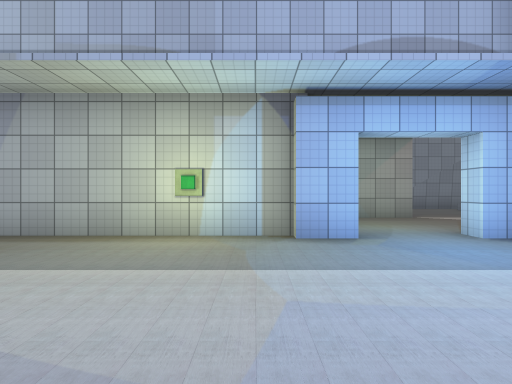
view 1 (above)

24 first-person views from a walk through a 3-D level made in the Unity game engine. The camera is 1.3 m above the floor, looks level and sees 75° across. The floor is counted in squares, 2 m on a side. Each view is taken from the middle of a square. On the plan, view 1 faces up. The plan holds only what a view shows up to about 10 squares ahead; the rest is blank. The place goes on beyond the plan. The player character is not drawn. Door leaves are left out, so doorways stand open. Some surface patterns are stand-ins.

view 2
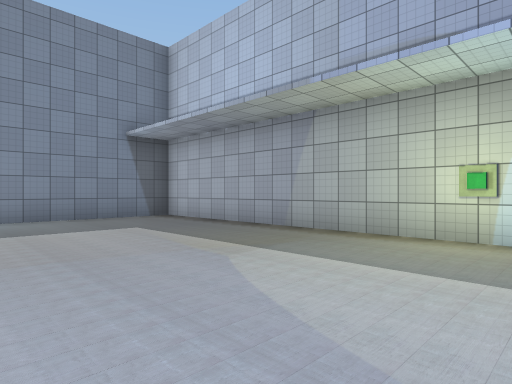

view 3
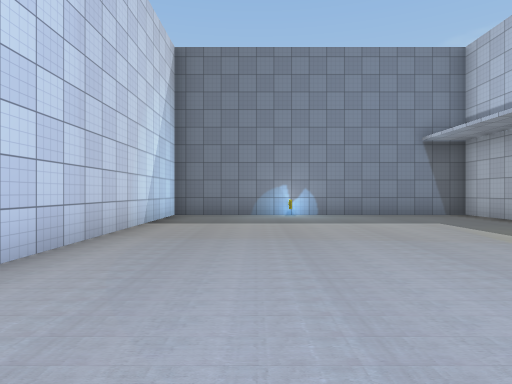

view 4
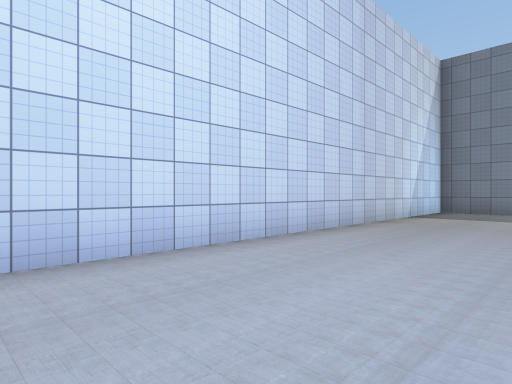

view 5
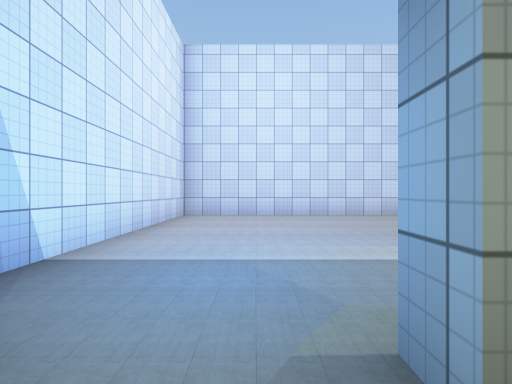

view 6
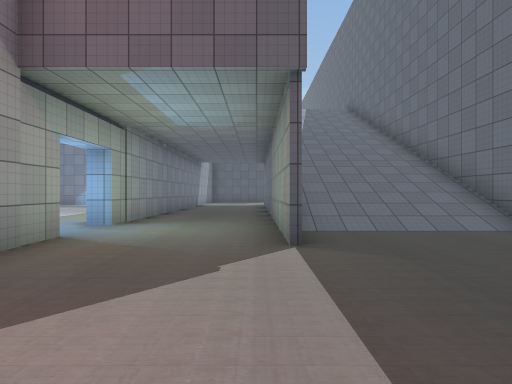

view 7
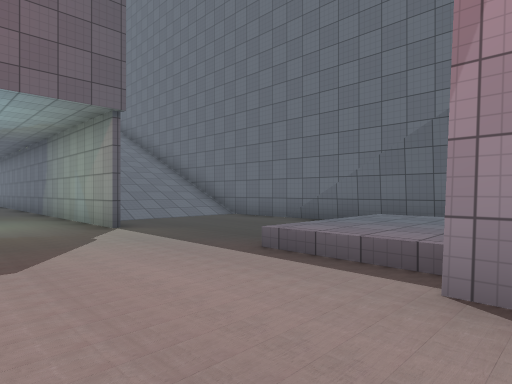

view 8
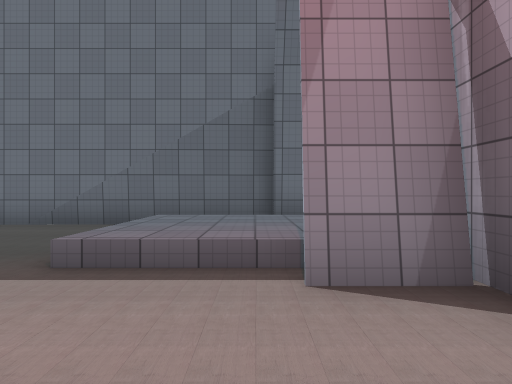

view 9
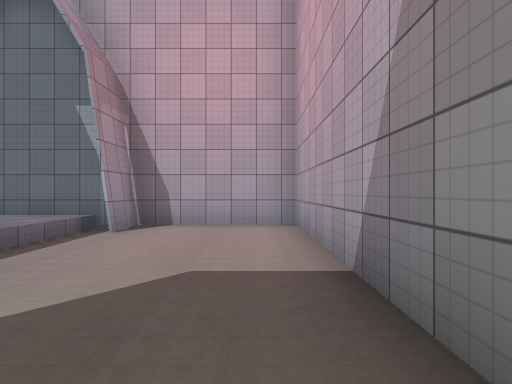

view 10
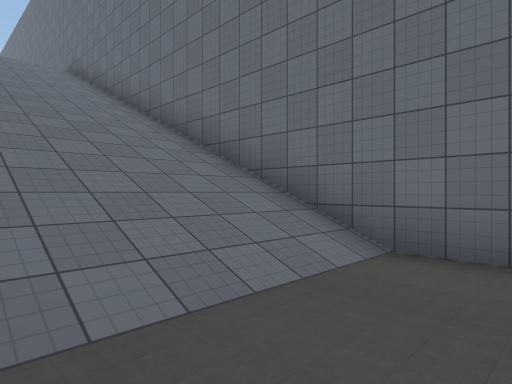

view 11
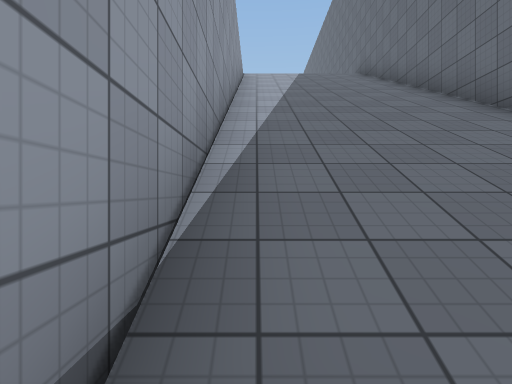

view 12
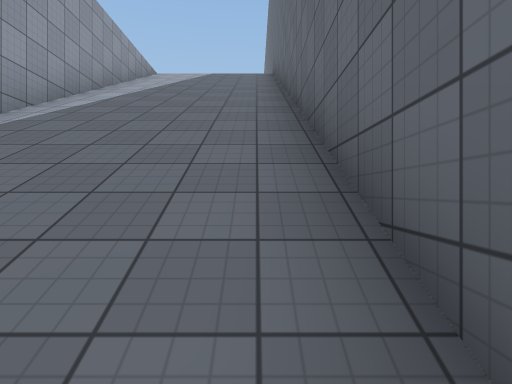

view 13
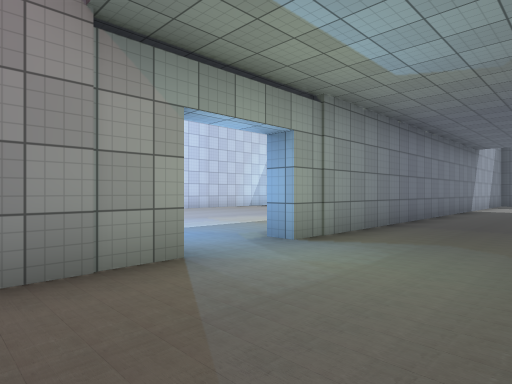

view 14
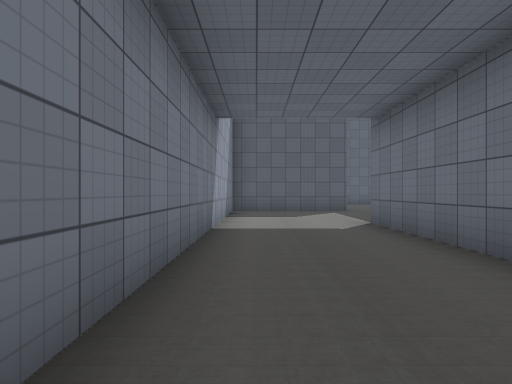

view 15
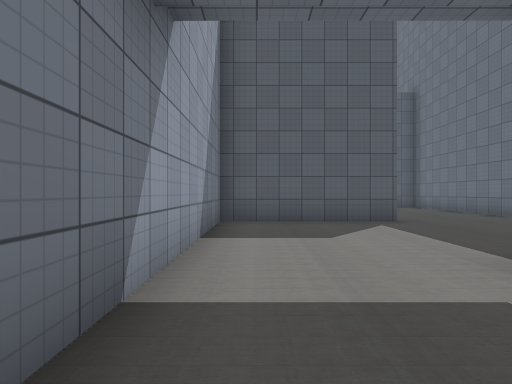

view 16
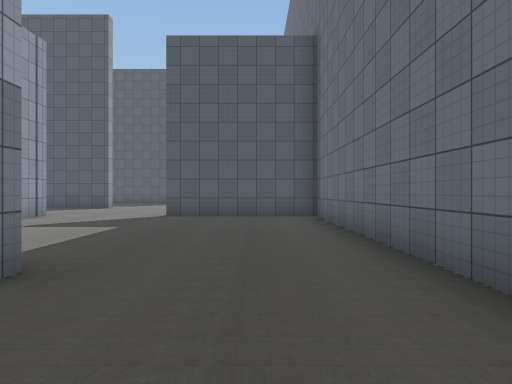

view 17
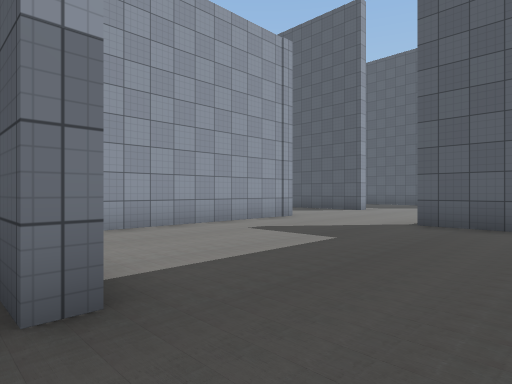

view 18
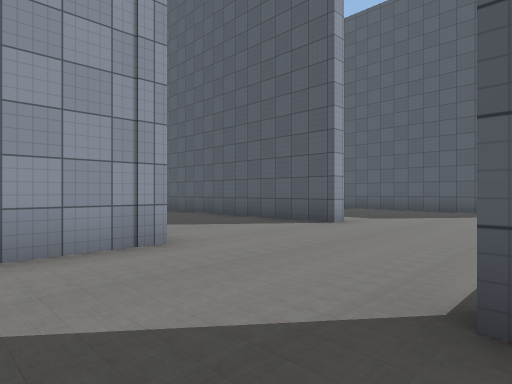

view 19
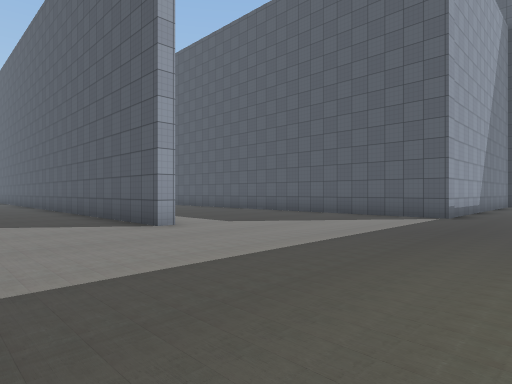

view 20
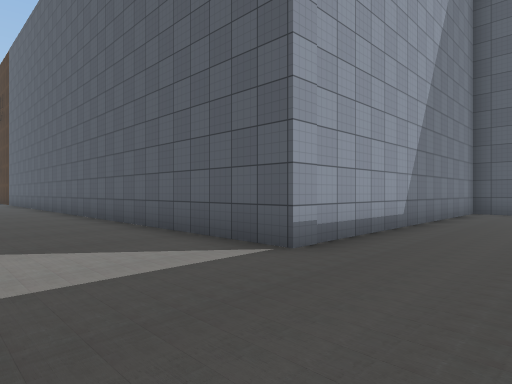

view 21
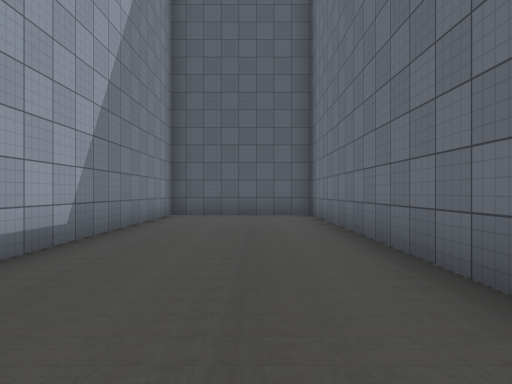

view 22
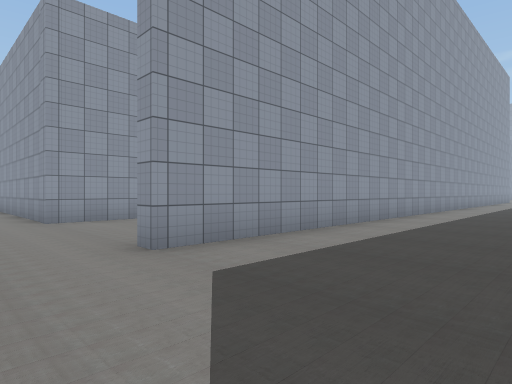

view 23
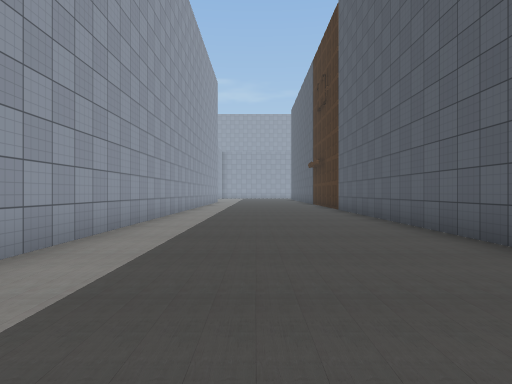

view 24
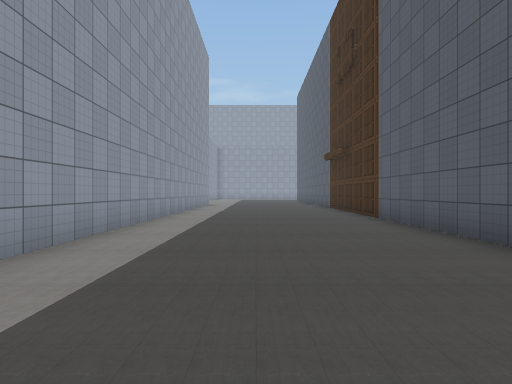

### Floor plan
Key: @ floor where view 1 was taken; # wall or solid block; . main floor; : floor 0.5 m higher than the main floor; / step, stairs or slope; D open door.
Columns run from 39 left of view 1 to 11 right of it. Each row starts with its distance up from view 1.
 13 #########          ########     ##################
 12 #.........         #........    //////////.....///
 11 #............ .....#.........   //////////.....::/#
 10 #..................#.........   //////////.....::/#
  9 #..................#......#...# //////////.....///#
  8 ##########................#.....###########......##
  7          #................#.......................#
  6          #............... #.......................#
  5          #.....#...######################DD########
  4          #.....#...#           #...........#
  3          #.....#...#           #...........#
  2          #.....#..             #...........#
  1          #.....#..             #...........#
  0          #.....#.              #.......@...#
 -1          #.....#.              #...........#
 -2          #.....#               #...........#
 -3          #.....#               #...........#
 -4          #.....#               #############
 -5          #.....#
 -6          #.....#
 -7          #.....#
 -8          #.....#
 -9          #.....#
-10          #.....#
-11          #.....#

Where each view was taken, in squares from view 1:
view 1: 0 up, 0 right, facing up
view 2: 0 up, 0 right, facing up-left
view 3: 1 down, 1 right, facing left
view 4: 0 up, 3 right, facing down-left
view 5: 6 up, 2 right, facing down
view 6: 8 up, 8 right, facing left
view 7: 6 up, 10 right, facing up-left
view 8: 6 up, 9 right, facing up
view 9: 6 up, 4 right, facing right
view 10: 9 up, 4 right, facing up-left
view 11: 9 up, 3 right, facing left
view 12: 12 up, 3 right, facing left
view 13: 8 up, 5 right, facing down-left
view 14: 6 up, 2 left, facing left
view 15: 6 up, 6 left, facing left
view 16: 11 up, 11 left, facing left
view 17: 11 up, 13 left, facing down-left
view 18: 9 up, 18 left, facing down-left
view 19: 11 up, 21 left, facing down-left
view 20: 11 up, 27 left, facing down-left
view 21: 11 up, 29 left, facing left
view 22: 7 up, 28 left, facing down-right
view 23: 3 up, 27 left, facing down
view 24: 1 down, 27 left, facing down
